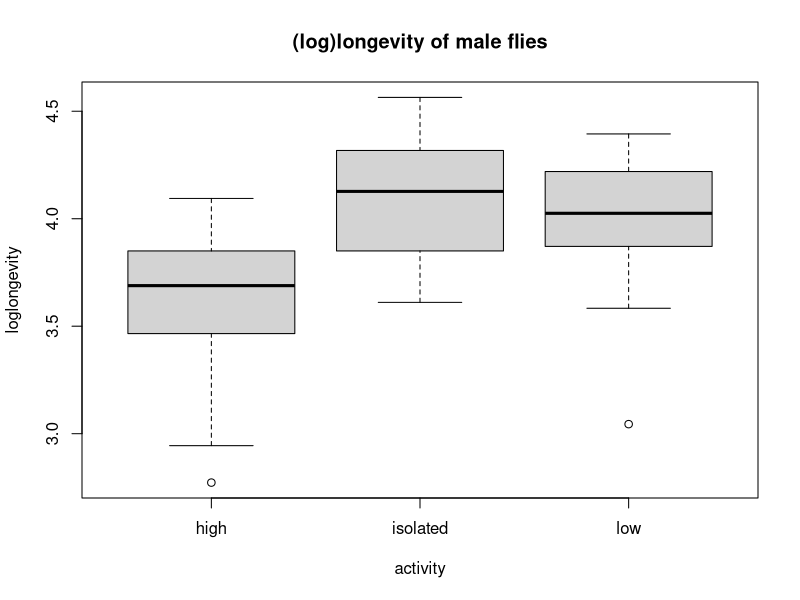
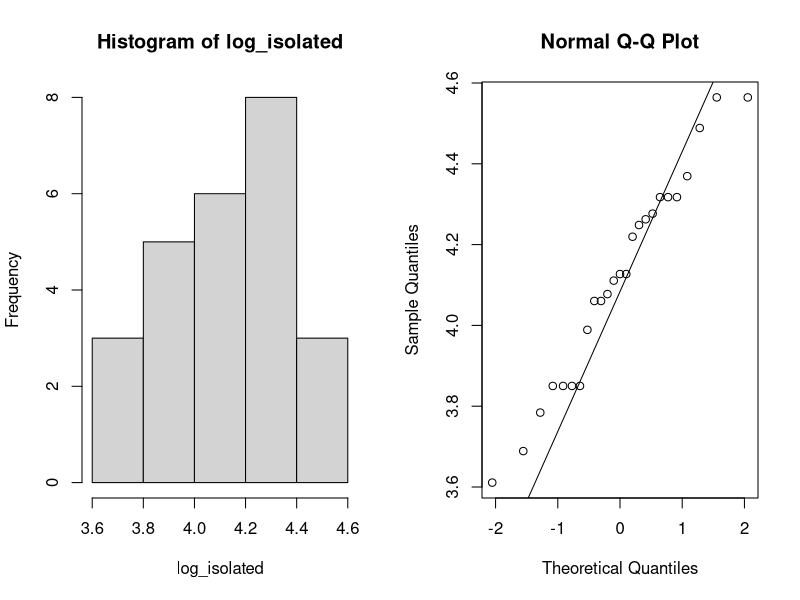
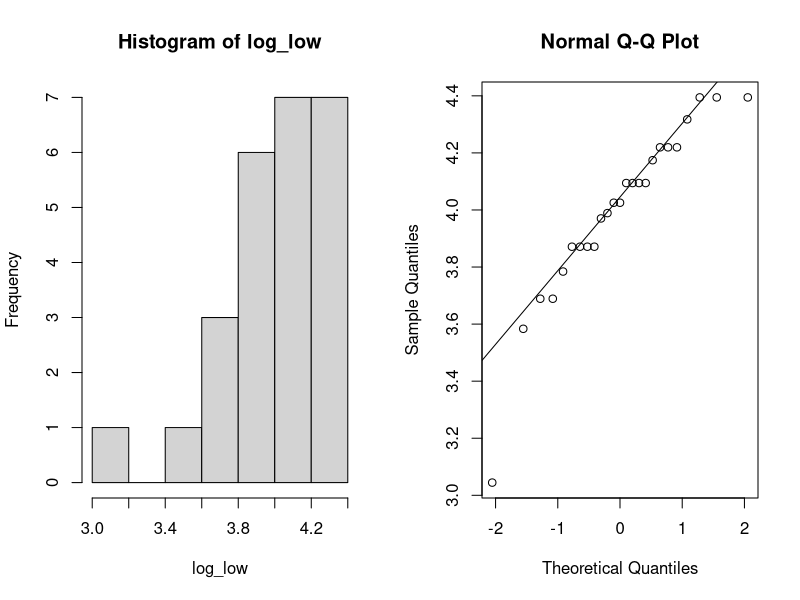
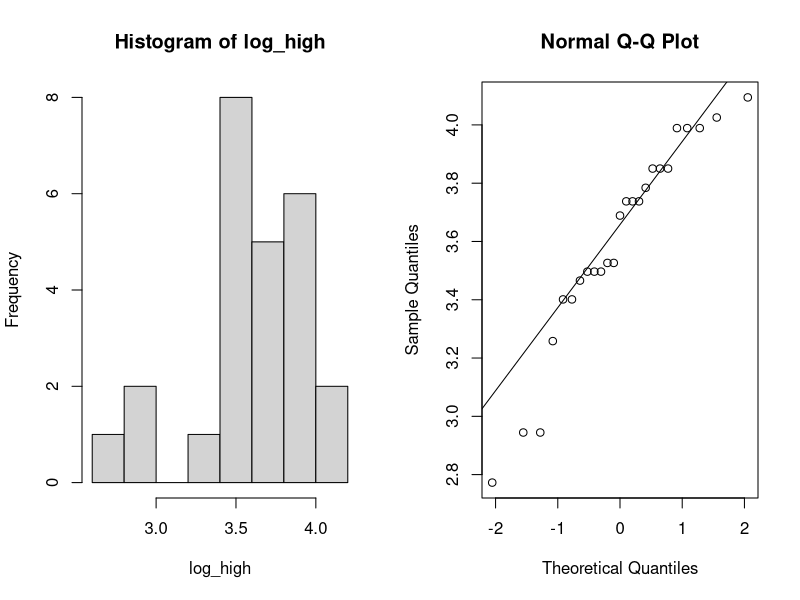
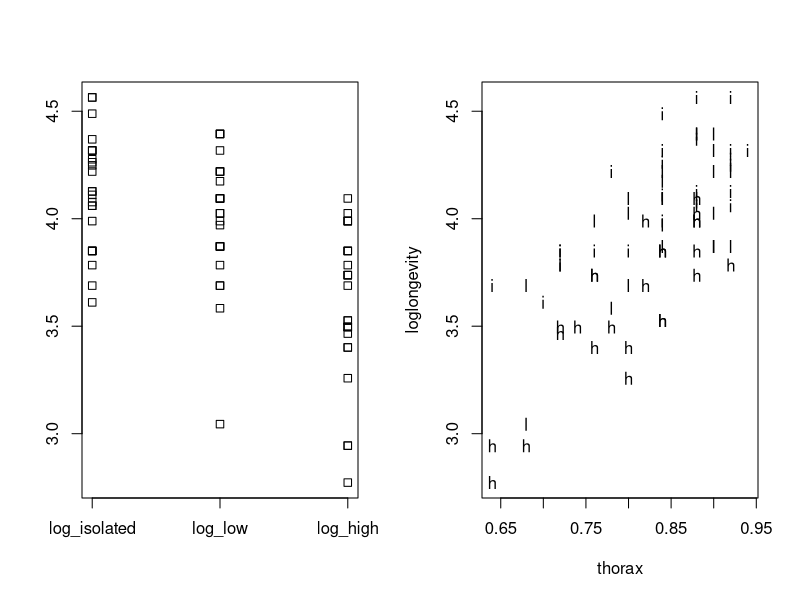
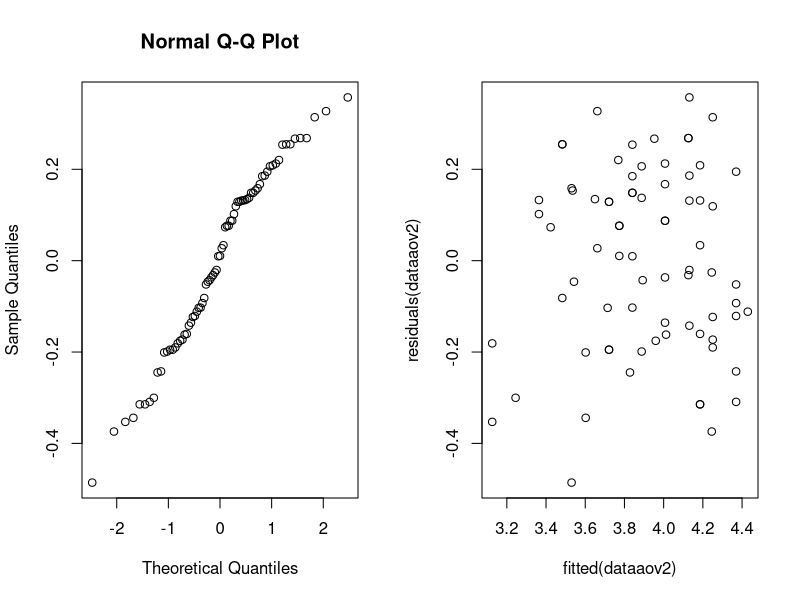
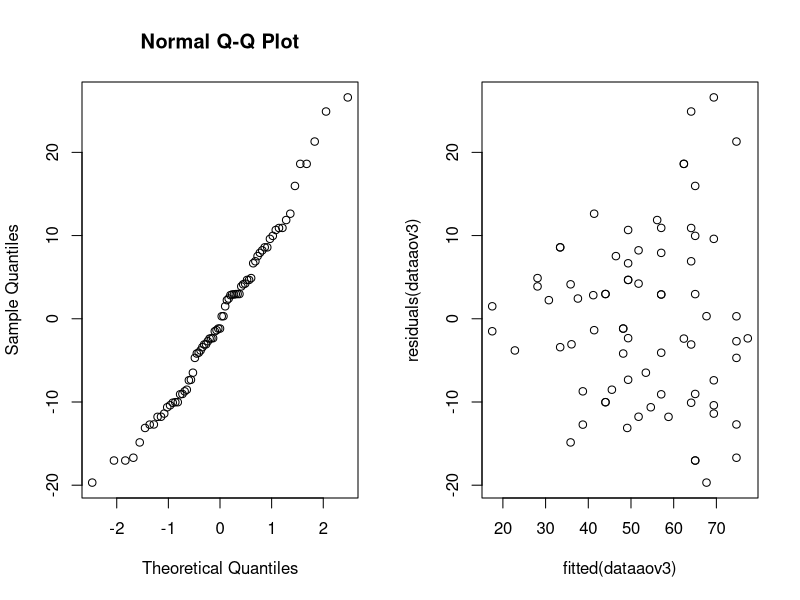

The R source for these figures, in order:
## ---- chunk 1
library(knitr)
## ---- chunk 2
data = read.table("fruitflies.txt", header=TRUE)
## ---- chunk 3
# 1. prepare an array of results
loglongevity = c(1:length(data$longevity))
# 2. calculate logarithm values of longevity for each fly in datafrane
for (i in 1:length(data$longevity)) {
  loglongevity[i] = log(data$longevity[i])
}
# 3. bind new array of results with current dataframe
data = cbind(data,loglongevity)
## ---- chunk 4
kable(data[c(1:5),])
## ---- chunk 5
boxplot(loglongevity~activity,data=data, main="(log)longevity of male flies")
## ---- chunk 6
par(mfrow=c(1,2))
log_isolated = data[data$activity == 'isolated',]$loglongevity
hist(log_isolated)
qqnorm(log_isolated)
qqline(log_isolated)
## ---- chunk 7
par(mfrow=c(1,2))
log_low = data[data$activity == 'low',]$loglongevity
hist(log_low)
qqnorm(log_low)
qqline(log_low)
## ---- chunk 8
par(mfrow=c(1,2))
log_high = data[data$activity == 'high',]$loglongevity
hist(log_high)
qqnorm(log_high)
qqline(log_high)
## ---- chunk 9
flies_loglongevity.data <- data.frame(log_isolated, log_low, log_high)

stripchart(flies_loglongevity.data,vertical=TRUE)
## ---- chunk 10
dataaov=lm(loglongevity~activity,data=data)
anova(dataaov)
## ---- chunk 11
summary(dataaov)
## ---- chunk 12
confint(dataaov)
## ---- chunk 13
data$activity=as.factor(data$activity)
dataaov2=lm(loglongevity~thorax+activity,data=data)
anova(dataaov2)
## ---- chunk 14
contrasts(data$activity)=contr.sum
dataaov3 = lm(loglongevity~thorax+activity,data=data)
summary(dataaov3)
confint(dataaov3)
## ---- chunk 15
avg_thorax = mean(data$thorax)
avg_thorax
## ---- chunk 16
min_thorax = min(data$thorax)
min_thorax
## ---- chunk 17
attach(data)
plot(loglongevity~thorax,pch=as.character(activity))
## ---- chunk 18
qqnorm(residuals(dataaov2))
plot(fitted(dataaov2),residuals(dataaov2))
## ---- chunk 19
data$activity=as.factor(data$activity)
dataaov3=lm(longevity~thorax+activity,data=data)  # type second!!!
anova(dataaov3)
qqnorm(residuals(dataaov3))
plot(fitted(dataaov3),residuals(dataaov3))
